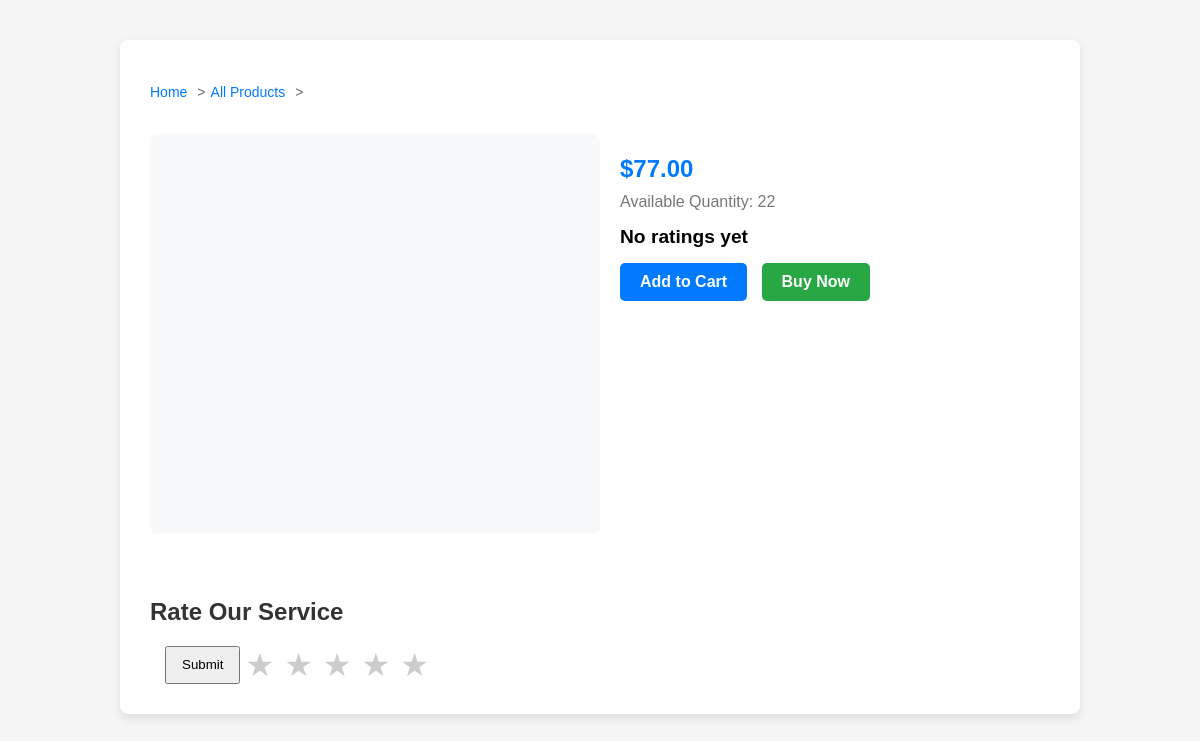
Before: /product/3 with the older database file.
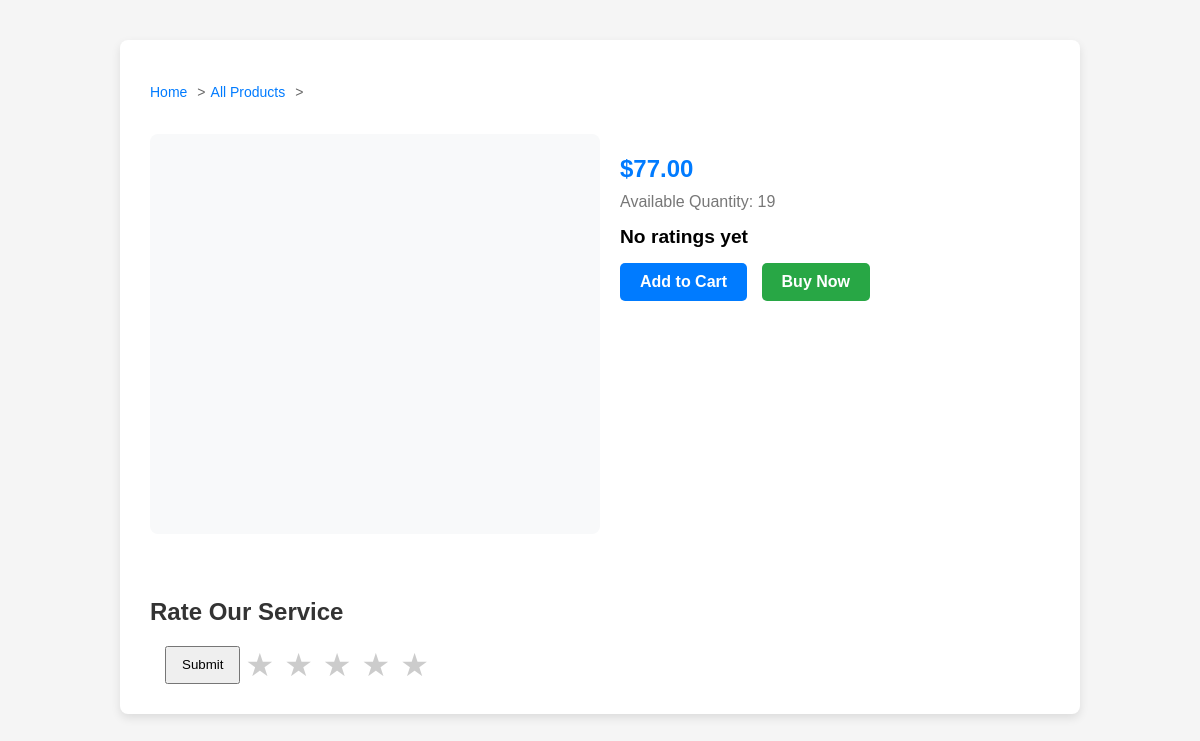
After: the same page with the newer database file.
### app.py (models this page shows)
class Product(db.Model):
    id = db.Column(db.Integer , primary_key=True)
    name = db.Column(db.String , nullable = False)
    description = db.Column(db.String , nullable = False)
    quantity = db.Column(db.String , nullable = False)
    price = db.Column(db.Float ,nullable = False)
    image_url = db.Column(db.String , nullable = False)

### app.py (the view)
@app.route('/product/<int:product_id>')
def product(product_id):
    product = Product.query.get(product_id)
    total_ratings = Rating.query.filter_by(product_id=product_id).count()
    if total_ratings == 0:
        average = 0
    else:
        sum_ratings = db.session.query(db.func.sum(Rating.score)).filter(Rating.product_id == product_id).scalar()
        average = sum_ratings / total_ratings
    return render_template('product.html', product=product, average=round(average, 2), total=total_ratings)

### app.py (called while the page is built)
@app.context_processor
def inject_cart():
    customer = None
    cart = None
    total = 0
    if 'customer_id' in session:
        customer = Customer.query.get(session['customer_id'])
        if customer and customer.cart:
            cart = customer.cart
            total = sum(item.product.price * item.quantity for item in cart.items)
    return dict(cart=cart, total=total)

### templates/product.html (shortened to what this page needs)
<!DOCTYPE html>
<html lang="en">
<head>
</head>
<body>
    <div class="container">
        <nav aria-label="breadcrumb" class="mb-4">
            <ol class="breadcrumb">
                <li class="breadcrumb-item"><a href="{{ url_for('index') }}">Home</a></li>
                <li class="breadcrumb-item"><a href="{{ url_for('index') }}">All Products</a></li>
                <li class="breadcrumb-item active">{{ product.name }}</li>
            </ol>
        </nav>
        <div class="row">
            <div class="col-md-6 mb-4">
                {% if product.image_url %}
                    <img src="{{ product.image_url }}" alt="{{ product.name }}" class="img-fluid rounded" />
                {% else %}
                    <div class="bg-light d-flex align-items-center justify-content-center rounded" style="height: 400px;">
                    </div>
                {% endif %}
            </div>
            <div class="product-info">
                <div class="product-price">${{ "%.2f"|format(product.price) }}</div>
                <div class="product-quantity">Available Quantity: {{ product.quantity }}</div>
                <div id="averageDisplay" style="margin-bottom: 15px; font-weight: bold;">
                    {% if total is not defined or total == 0 %}
                        No ratings yet
                    {% else %}
                        Average Rating: {{ average }} ⭐ ({{ total }} ratings)
                    {% endif %}
                </div>
                <div class="buttons">
                    <a href="{{ url_for('add_to_cart', product_id=product.id) }}" class="btn-add-to-cart">Add to Cart</a>
                    <a href="{{ url_for('buy', product_id=product.id) }}" class="btn-buy-now">Buy Now</a>
                </div>
            </div>
        </div>
        <h2>Rate Our Service</h2>
        <form id="ratingForm" class="star-rating">
            <label for="star5" title="5 stars">&#9733;</label>
            <label for="star4" title="4 stars">&#9733;</label>
            <label for="star3" title="3 stars">&#9733;</label>
            <label for="star2" title="2 stars">&#9733;</label>
            <label for="star1" title="1 star">&#9733;</label>
            <button type="submit" style="margin-left: 15px; padding: 5px 15px;">Submit</button>
        </form>
    </div>
</body>
</html>

Changed rows visible on the page:
changed Product: quantity "22" → "19"
